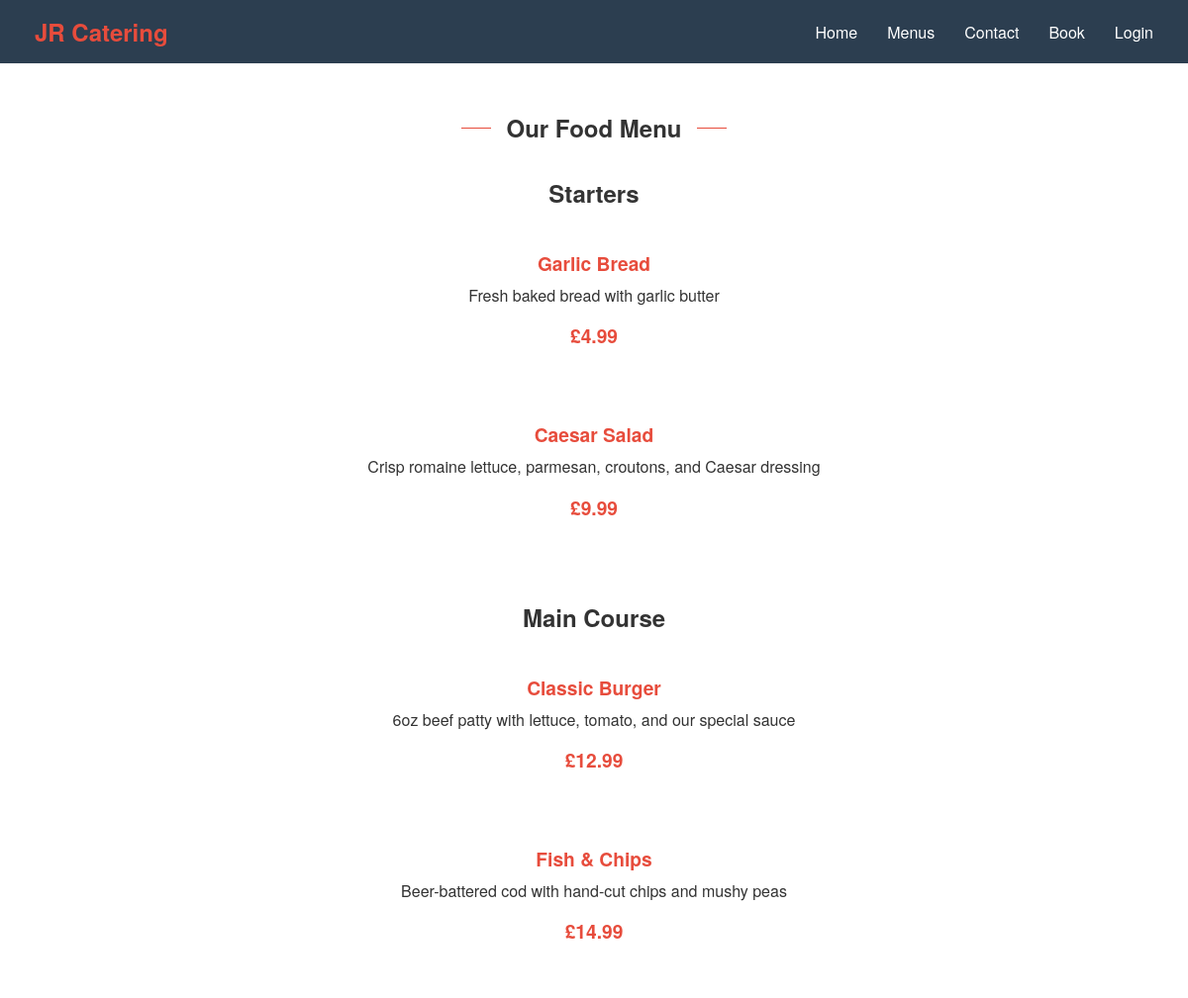
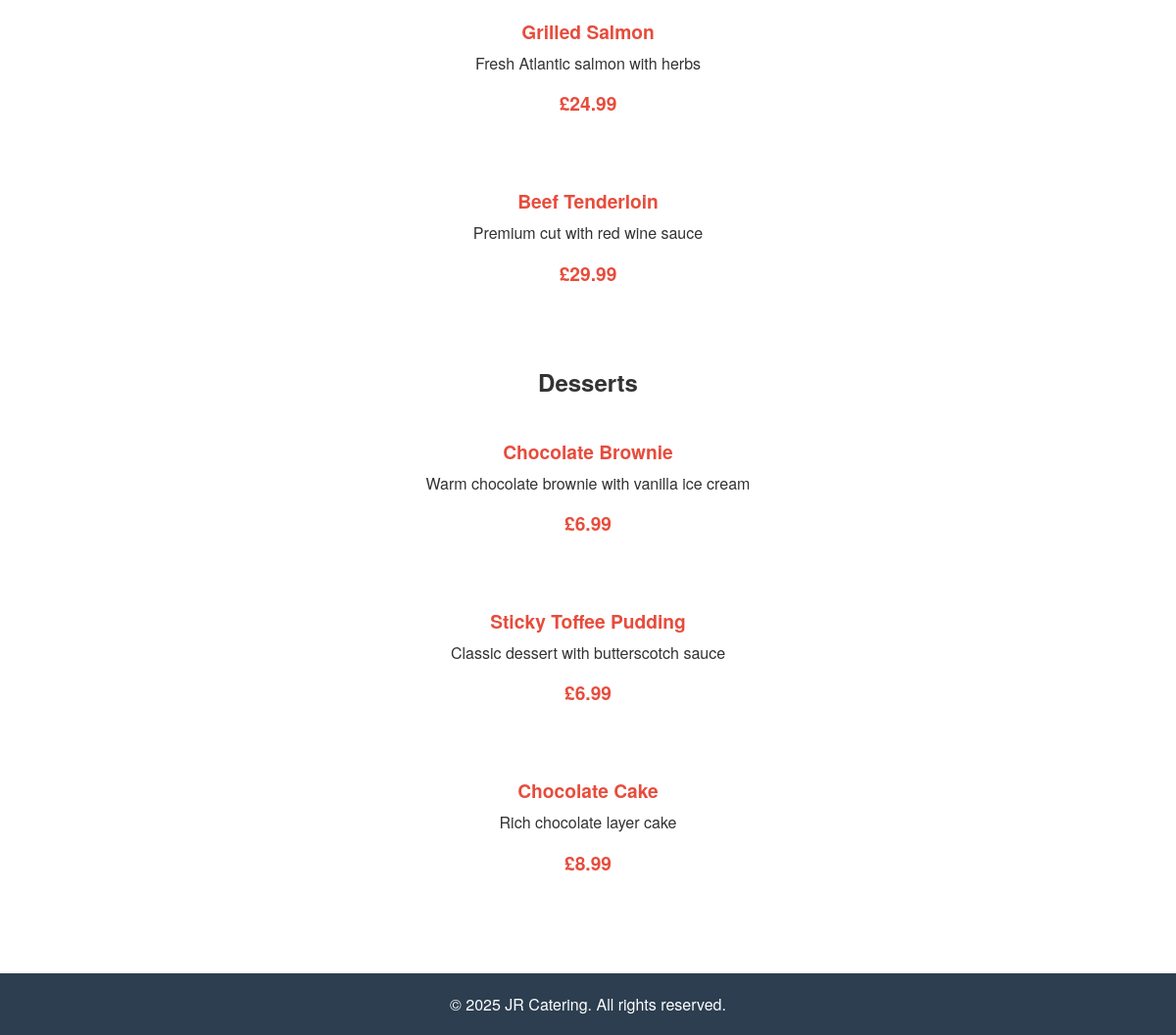
The page /food-menu/ on the database its author committed (2 pictures, top to bottom).
### catering/models.py (models this page shows, shortened)
class FoodItem(models.Model):
    name = models.CharField(max_length=100)
    category = models.CharField(max_length=50)
    price = models.DecimalField(max_digits=6, decimal_places=2)
    description = models.TextField(blank=True)

### catering/views.py (the view)
# urls.py: path('food-menu/', food_menu, name='food_menu'),
def food_menu(request):
    logger.debug(f"Food_menu - User authenticated: {request.user.is_authenticated}")
    food_items = FoodItem.objects.all()
    menu_items = {}
    for item in food_items:
        menu_items.setdefault(item.category, []).append(item)
    if not food_items:
        messages.info(request, 'No food items available yet.')
    return render(request, 'food_menu.html', {'menu_items': menu_items})

### templates/food_menu.html (shortened to what this page needs)
{% extends 'base.html' %}
{% load static %}
{% block content %}
<div class="menu-container">
    <div class="section-title">
        <span class="line"></span>
        <h2>Our Food Menu</h2>
        <span class="line"></span>
    </div>
    {% if menu_items %}
        {% for category, items in menu_items.items %}
            <section class="menu-section">
                <h2>{{ category }}</h2>
                <div class="menu-items">
                    {% for item in items %}
                        <div class="menu-item">
                            <h3>{{ item.name }}</h3>
                            <p>{{ item.description }}</p>
                            <p class="price">£{{ item.price }}</p>
                        </div>
                    {% endfor %}
                </div>
            </section>
        {% endfor %}
    {% else %}
        <div class="no-menu-items">
            <p>No food items available at the moment. Please check back later!</p>
        </div>
    {% endif %}
</div>
{% endblock %}

### static/css/style.css (style rules this page uses)
:root { --primary-color: #2c3e50; --secondary-color: #ecf0f1; --accent-color: #e74c3c; --hover-color: #c0392b; --background-color: #ffffff; --text-color: #333333; }
* { margin: 0; padding: 0; box-sizing: border-box; }
html, body { height: 100%; }
body { font-family: 'Helvetica Neue', Arial, sans-serif; overflow-x: hidden; display: flex; flex-direction: column; min-height: 100vh; background-color: var(--background-color); color: var(--text-color); }
main p { max-width: 600px; margin: 0 auto; line-height: 1.6; }
.menu-container { margin: 0 auto; text-align: center; background-color: var(--background-color); }
.menu-section { margin-bottom: 2rem; padding-bottom: 1rem; }
.menu-section h2 { color: var(--text-color); margin-bottom: 1.5rem; font-size: 1.5rem; }
.menu-items { display: flex; flex-direction: column; gap: 1.5rem; margin-top: 1rem; }
.menu-item { background: var(--background-color); padding: 1rem; text-align: center; }
.menu-item h3 { color: var(--accent-color); margin-bottom: 0.5rem; font-size: 1.2rem; }
.menu-item p { color: var(--text-color); margin-bottom: 1rem; font-size: 1rem; line-height: 1.4; }
.menu-item .price { display: block; color: var(--accent-color); font-weight: bold; font-size: 1.2rem; }
.section-title { display: flex; align-items: center; justify-content: center; margin: 2rem 0; padding: 0 1rem; max-width: 300px; margin-left: auto; margin-right: auto; }
.section-title h2 { margin: 0 1rem; white-space: nowrap; color: var(--text-color); }
.section-title .line { height: 1px; background-color: var(--accent-color); flex-grow: 1; width: 50px; }

### rows shown on the page
FoodItem: category "Starters", name "Garlic Bread", description "Fresh baked bread with garlic butter", price "4.99"
FoodItem: name "Caesar Salad", description "Crisp romaine lettuce, parmesan, croutons, and Caesar dressing", price "9.99"
FoodItem: category "Main Course", name "Classic Burger", description "6oz beef patty with lettuce, tomato, and our special sauce", price "12.99"
FoodItem: name "Fish & Chips", description "Beer-battered cod with hand-cut chips and mushy peas", price "14.99"
FoodItem: name "Grilled Salmon", description "Fresh Atlantic salmon with herbs", price "24.99"
FoodItem: name "Beef Tenderloin", description "Premium cut with red wine sauce", price "29.99"
FoodItem: category "Desserts", name "Chocolate Brownie", description "Warm chocolate brownie with vanilla ice cream", price "6.99"
FoodItem: name "Sticky Toffee Pudding", description "Classic dessert with butterscotch sauce", price "6.99"
FoodItem: name "Chocolate Cake", description "Rich chocolate layer cake", price "8.99"
